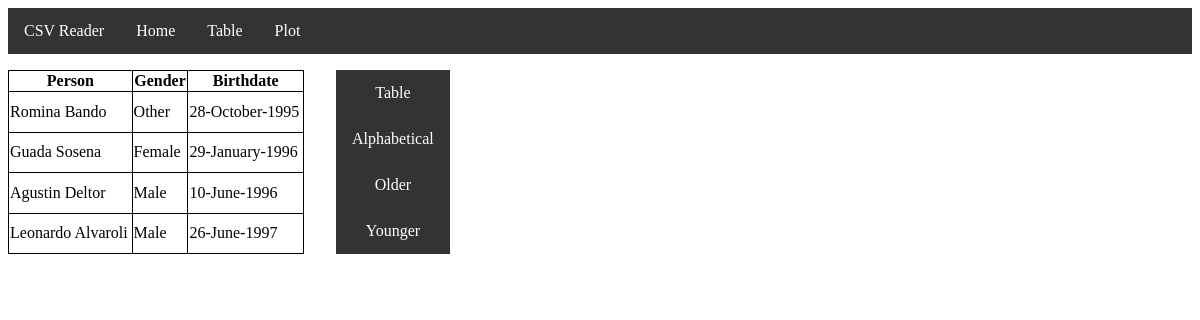
Page /older on the earlier database version.
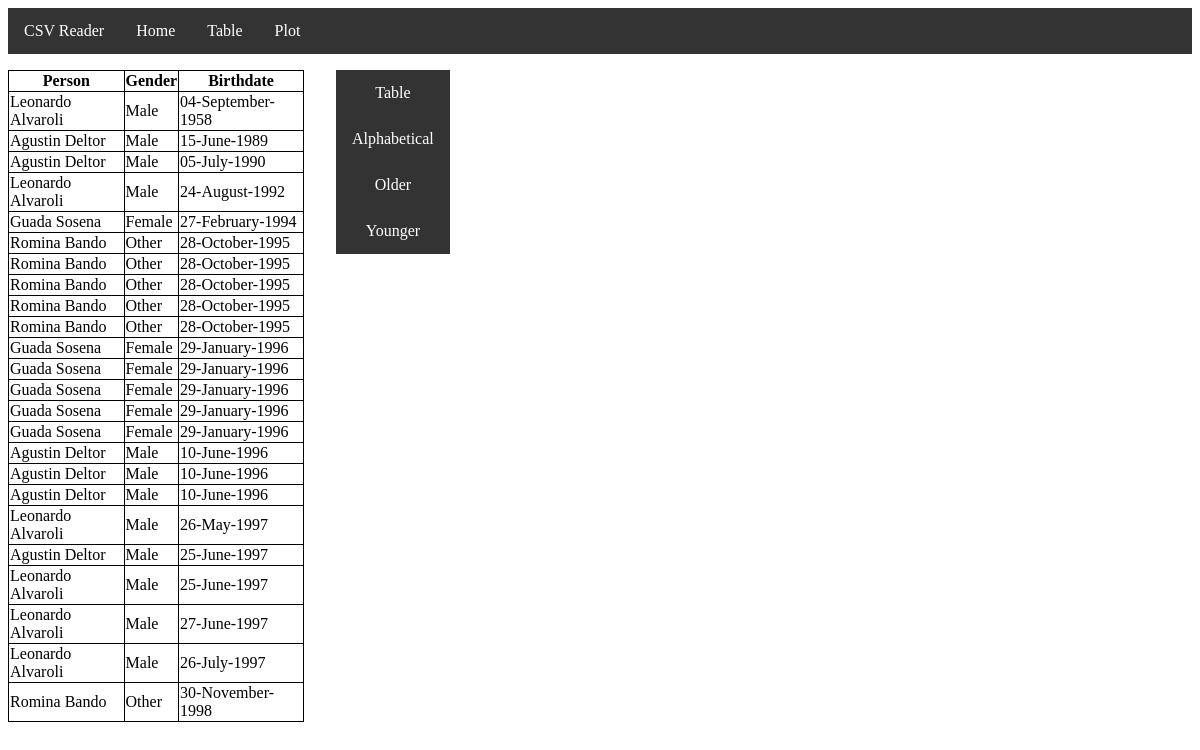
Same page on the later database version.
### gview/models.py (models this page shows)
class Person(models.Model):
    name = models.CharField(max_length=128)
    birthdate = models.DateTimeField()
    created_at = models.DateTimeField(auto_now_add=True)
    updated_at = models.DateTimeField(auto_now=True)
    class Gender(models.TextChoices):
        MALE = 'M', _('Male')
        FEMALE = 'F', _('Female')
        OTHER = 'O', _('Other')
    gender = models.CharField(max_length=1, choices= Gender.choices)
    def __str__(self):
        return self.name
    def getGender(self):
        return Person.Gender(self.gender).label
    def getBirthdate(self):
        return self.birthdate.strftime("%d-%B-%Y")

### gview/views.py (the view)
# urls.py: path('older', views.Older.as_view(), name='older'),
class Older(View):
    def get(self, request):
        ages = Person.objects.order_by('birthdate', 'name')
        return render(request, 'older.html', {'ages': ages})

### templates/older.html (shortened to what this page needs)
{% load static %}
{% include 'navbar.html' %}
<html>
<head>
</head>
    <font size="2" face="Tahoma" >
    <div class="upper">
        <table class="tabla" border="1"; width="25%";>
            <thead>
                <th>Person</th>
                <th>Gender</th>
                <th>Birthdate</th>
            </thead>
            {% for k in ages  %}
            <tr>
                <td>{{k}}</td>
                <td>{{k.getGender}}</td>
                <td>{{k.getBirthdate}}</td>
            </tr>
            {% endfor %}
        </table>
        <div class="botones">
            <a class="form-submit-button" href="table">Table</a>
            <a href="alphabetical">Alphabetical</a>
            <a href="older">Older</a>
            <a href="younger">Younger</a>
        </div>
    </div>
    </font>
</html>

### templates/navbar.html (shortened to what this page needs)
<html>
<head>
<body>
<div class="container">
<nav class="navbar navbar-dfault navbar-inverse">
    <div class="container-fluid">
        <div class="navbar-header">
          CSV Reader
        </div>
        <ul class="nav navbar-nav">
        <li><a href="/">Home</a></li>
        <li><a href="table">Table</a></li>
        <div class="dropdown">
            <button class="dropbtn">Plot
            </button>
        </div>
        </ul>
</body>
</head>
</html>

### templates/navbar.html (style rules this page uses)
ul { list-style-type: none; margin: 0; padding: 0; overflow: hidden; background-color: #333; }
li { float: left; }
li a { display: block; color: white; text-align: center; padding: 14px 16px; text-decoration: none; }
.navbar { overflow: hidden; }
.navbar a { float: left; font-size: 16px; color: white; text-align: center; padding: 14px 16px; text-decoration: none; }
.dropdown { float: left; overflow: hidden; }
.dropdown .dropbtn { font-size: 16px; border: none; outline: none; color: white; padding: 14px 16px; background-color: inherit; font-family: inherit; margin: 0; }
.navbar-header { background-color: #333; float: left; font-size: 16px; color: white; text-align: center; padding: 14px 16px; text-decoration: none; -webkit-touch-callout: none; -webkit-user-select: none; -khtml-user-select: none; -moz-user-select: none; -ms-user-select: none; user-select: none; }

### templates/older.html (style rules this page uses)
table, th, td { border: 1px solid black; border-collapse: collapse; }
.botones { display: flex; flex-direction: column; width: auto ; }
.botones > a { background-color: #333 }
.upper { display: flex; flex-direction: row; width: auto; }
.upper > * { margin-right: 2rem ; }

Differences in the rows shown:
removed Person: name "Leonardo Alvaroli", getGender "Male", getBirthdate "26-June-1997"
added Person: name "Leonardo Alvaroli", getGender "Male", getBirthdate "04-September-1958"
added Person: name "Agustin Deltor", getGender "Male", getBirthdate "15-June-1989"
added Person: name "Agustin Deltor", getGender "Male", getBirthdate "05-July-1990"
added Person: name "Leonardo Alvaroli", getGender "Male", getBirthdate "24-August-1992"
added Person: name "Guada Sosena", getGender "Female", getBirthdate "27-February-1994"
added Person: name "Romina Bando", getGender "Other", getBirthdate "28-October-1995"
added Person: name "Romina Bando", getGender "Other", getBirthdate "28-October-1995"
added Person: name "Romina Bando", getGender "Other", getBirthdate "28-October-1995"
added Person: name "Romina Bando", getGender "Other", getBirthdate "28-October-1995"
added Person: name "Guada Sosena", getGender "Female", getBirthdate "29-January-1996"
added Person: name "Guada Sosena", getGender "Female", getBirthdate "29-January-1996"
added Person: name "Guada Sosena", getGender "Female", getBirthdate "29-January-1996"
added Person: name "Guada Sosena", getGender "Female", getBirthdate "29-January-1996"
added Person: name "Agustin Deltor", getGender "Male", getBirthdate "10-June-1996"
added Person: name "Agustin Deltor", getGender "Male", getBirthdate "10-June-1996"
added Person: name "Leonardo Alvaroli", getGender "Male", getBirthdate "26-May-1997"
added Person: name "Agustin Deltor", getGender "Male", getBirthdate "25-June-1997"
added Person: name "Leonardo Alvaroli", getGender "Male", getBirthdate "25-June-1997"
added Person: name "Leonardo Alvaroli", getGender "Male", getBirthdate "27-June-1997"
added Person: name "Leonardo Alvaroli", getGender "Male", getBirthdate "26-July-1997"
added Person: name "Romina Bando", getGender "Other", getBirthdate "30-November-1998"
